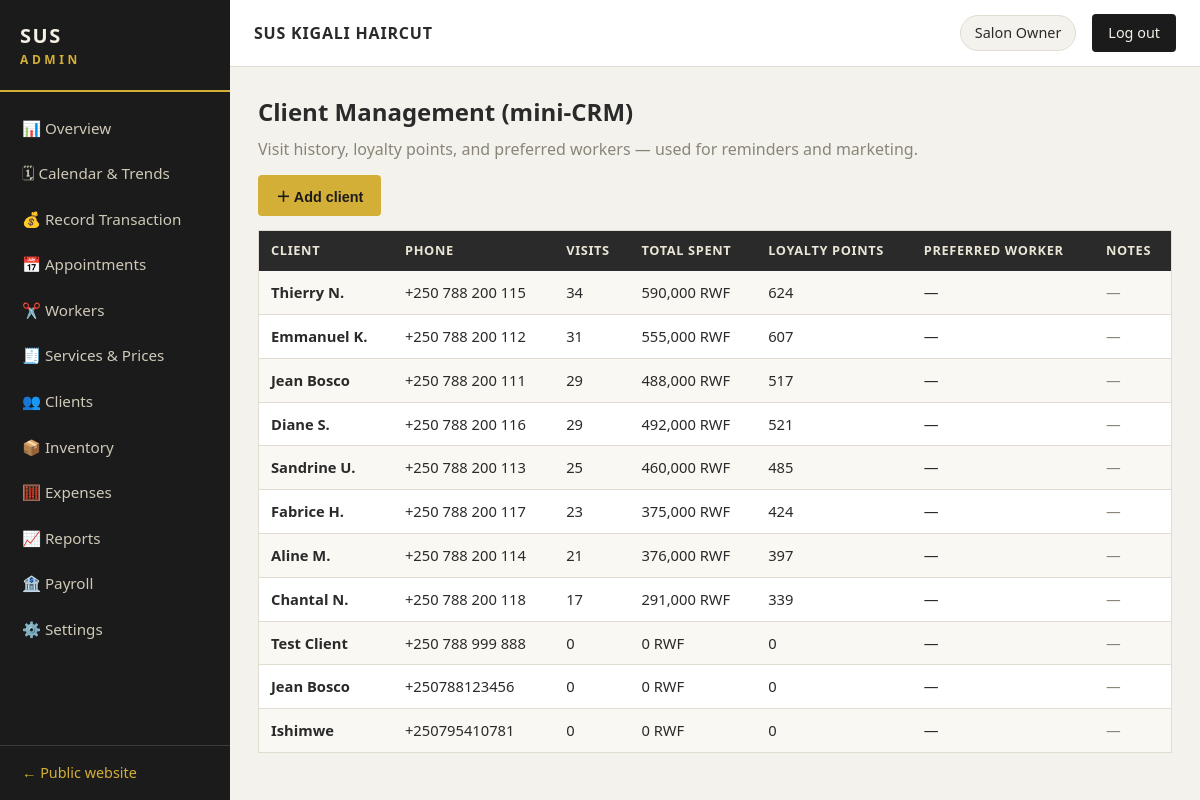
The app's page /admin/clients (signed in) with its own data.
### sus/models.py (models this page shows, shortened)
class Setting(db.Model):
    __tablename__ = "settings"
    key = db.Column(db.String(60), primary_key=True)
    value = db.Column(db.String(255), nullable=False)
    @staticmethod
    def get(key, default=None):
        s = Setting.query.get(key)
        return s.value if s else default

class User(db.Model):
    __tablename__ = "users"
    id = db.Column(db.Integer, primary_key=True)
    name = db.Column(db.String(120), nullable=False)
    phone = db.Column(db.String(30))
    email = db.Column(db.String(120), unique=True)
    role = db.Column(db.String(20), nullable=False, default="worker")  # super_admin / manager / worker
    password_hash = db.Column(db.String(255), nullable=False)
    status = db.Column(db.String(20), nullable=False, default="active")
    worker = db.relationship("Worker", backref="user", uselist=False)

class Client(db.Model):
    __tablename__ = "clients"
    id = db.Column(db.Integer, primary_key=True)
    name = db.Column(db.String(120), nullable=False)
    phone = db.Column(db.String(30), nullable=False)
    email = db.Column(db.String(120))
    preferred_worker_id = db.Column(db.Integer, db.ForeignKey("workers.id"))
    visit_count = db.Column(db.Integer, nullable=False, default=0)
    total_spent = db.Column(db.Integer, nullable=False, default=0)
    loyalty_points = db.Column(db.Integer, nullable=False, default=0)
    notes = db.Column(db.String(255))
    created_at = db.Column(db.DateTime, default=datetime.utcnow)

### sus/admin.py (the view)
@admin_bp.route("/clients")
@role_required("super_admin", "manager")
def clients():
    q = Client.query.order_by(Client.visit_count.desc()).limit(300).all()
    return render_template("admin/clients.html", clients=q,
                           workers=Worker.query.filter_by(status="active").all())

### sus/__init__.py (called while the page is built)
def create_app(config_class=Config):
    app = Flask(__name__)
    app.config.from_object(config_class)
    db.init_app(app)
    from .public import public_bp
    from .admin import admin_bp
    from .api import api_bp
    app.register_blueprint(public_bp)
    app.register_blueprint(admin_bp)
    app.register_blueprint(api_bp)
    @app.template_filter("rwf")
    def rwf(value):
        try:
            return f"{int(value):,} RWF"
        except (TypeError, ValueError):
            return value
    @app.context_processor
    def inject_user():
        from .auth import current_user
        u = current_user()
        return {"current_user_name": u.name if u else ""}
    return app

### sus/auth.py (called while the page is built)
def current_user():
    uid = session.get("user_id")
    return User.query.get(uid) if uid else None

def role_required(*roles):
    def decorator(f):
        @wraps(f)
        def wrapper(*args, **kwargs):
            u = current_user()
            if not u:
                return redirect(url_for("admin.login", next=request.path))
            if u.role not in roles:
                return "Forbidden — you do not have permission to view this page.", 403
            return f(*args, **kwargs)
        return wrapper
    return decorator

### sus/public.py (called while the page is built)
def shop():
    return {
        "name": Setting.get("shop_name", "SUS KIGALI HAIRCUT"),
        "tagline": Setting.get("tagline", ""),
        "phone": Setting.get("phone", ""),
        "whatsapp": Setting.get("whatsapp", ""),
        "address": Setting.get("address", ""),
        "hours": Setting.get("hours", ""),
    }

@public_bp.app_context_processor
def inject_shop():
    return {"shop": shop()}

### sus/templates/admin/clients.html (shortened to what this page needs)
{% extends "admin/base_admin.html" %}
{% block content %}
<h1>Client Management (mini-CRM)</h1>
<p class="muted">Visit history, loyalty points, and preferred workers — used for reminders and marketing.</p>
<div class="toolbar">
  <button class="btn-gold" onclick="toggleForm('client-form')">＋ Add client</button>
</div>
<table>
  <tr><th>Client</th><th>Phone</th><th>Visits</th><th>Total spent</th>
      <th>Loyalty points</th><th>Preferred worker</th><th>Notes</th></tr>
  {% for c in clients %}
  <tr>
    <td><strong>{{ c.name }}</strong></td>
    <td>{{ c.phone }}</td>
    <td>{{ c.visit_count }}</td>
    <td>{{ c.total_spent|rwf }}</td>
    <td>{{ c.loyalty_points }}</td>
    <td>{{ c.preferred_worker.full_name if c.preferred_worker else '—' }}</td>
    <td class="muted">{{ c.notes or '—' }}</td>
  </tr>
  {% else %}<tr><td colspan="7">No clients yet.</td></tr>{% endfor %}
</table>
{% endblock %}

### sus/templates/admin/base_admin.html (shortened to what this page needs)
<!DOCTYPE html>
<html lang="en">
<head>
  <link rel="stylesheet" href="{{ url_for('static', filename='css/admin.css') }}">
</head>
<body class="admin-body">
  <aside class="sidebar" id="sidebar">
    <div class="sidebar-brand">SUS <span>ADMIN</span></div>
    <nav>
      {% set role = session.get('role') %}
      {% if role == 'super_admin' or role == 'manager' %}
      <a href="{{ url_for('admin.overview') }}">📊 Overview</a>
      <a href="{{ url_for('admin.calendar_view') }}">🗓 Calendar & Trends</a>
      <a href="{{ url_for('admin.transactions') }}">💰 Record Transaction</a>
      <a href="{{ url_for('admin.appointments') }}">📅 Appointments</a>
      <a href="{{ url_for('admin.workers') }}">✂️ Workers</a>
      <a href="{{ url_for('admin.services') }}">🧾 Services & Prices</a>
      <a href="{{ url_for('admin.clients') }}">👥 Clients</a>
      <a href="{{ url_for('admin.inventory') }}">📦 Inventory</a>
      <a href="{{ url_for('admin.expenses') }}">🧮 Expenses</a>
      <a href="{{ url_for('admin.reports') }}">📈 Reports</a>
      {% endif %}
      {% if role == 'super_admin' %}
      <a href="{{ url_for('admin.payroll') }}">🏦 Payroll</a>
      <a href="{{ url_for('admin.settings') }}">⚙️ Settings</a>
      {% endif %}
    </nav>
    <a class="sidebar-bottom" href="{{ url_for('public.home') }}">← Public website</a>
  </aside>
  <div class="admin-main">
    <header class="admin-topbar">
      <span class="shop-name">{{ shop.name if shop else 'SUS KIGALI HAIRCUT' }}</span>
      <span class="user-chip">{{ current_user_name }}</span>
      <a class="btn-logout" href="{{ url_for('admin.logout') }}">Log out</a>
    </header>
    <div class="admin-content">
      {% block content %}{% endblock %}
    </div>
  </div>
</body>
</html>

### sus/static/css/admin.css (style rules this page uses)
:root { --dark: #1b1b1b; --dark2: #2a2a2a; --gold: #d4af37; --gold-soft: #e8c96a; --bg: #f4f2ec; --panel: #ffffff; --ink: #2a2a2a; --muted: #8a8578; --line: #e0dccf; --green: #2e7d32; --red: #b3261e; --amber: #b58100; }
* { margin: 0; padding: 0; box-sizing: border-box; }
body.admin-body { font-family: "Segoe UI", Arial, sans-serif; background: var(--bg); color: var(--ink); line-height: 1.55; }
.sidebar { position: fixed; top: 0; bottom: 0; left: 0; width: 230px; background: var(--dark); overflow-y: auto; z-index: 50; display: flex; flex-direction: column; }
.sidebar-brand { padding: 20px; font-size: 1.25rem; font-weight: bold; letter-spacing: .08em; color: var(--cream, #f5f0e6); border-bottom: 2px solid var(--gold); }
.sidebar-brand span { color: var(--gold); font-size: .75rem; letter-spacing: .3em; display: block; }
.sidebar nav { display: flex; flex-direction: column; padding: 14px 0; flex: 1; }
.sidebar nav a { padding: 11px 22px; color: #cfc9b8; font-size: .95rem; text-decoration: none; }
.sidebar-bottom { padding: 16px 22px; color: var(--gold); border-top: 1px solid #3a3a3a; text-decoration: none; font-size: .9rem; }
.admin-main { margin-left: 230px; min-height: 100vh; display: flex; flex-direction: column; }
.admin-topbar { display: flex; align-items: center; gap: 16px; padding: 14px 24px; background: var(--panel); border-bottom: 1px solid var(--line); position: sticky; top: 0; z-index: 40; }
.admin-topbar .shop-name { font-weight: bold; letter-spacing: .05em; }
.user-chip { background: var(--bg); border: 1px solid var(--line); padding: 6px 14px; border-radius: 999px; font-size: .9rem; }
.btn-logout { background: var(--dark); color: var(--cream, #f5f0e6); padding: 8px 16px; text-decoration: none; font-size: .9rem; border-radius: 4px; }
.admin-content { padding: 26px 28px; max-width: 1200px; width: 100%; }
.admin-content h1 { font-size: 1.5rem; margin-bottom: 6px; }
table { width: 100%; border-collapse: collapse; background: var(--panel); border: 1px solid var(--line); margin: 12px 0 24px; font-size: .92rem; }
th { text-align: left; background: var(--dark2); color: #eae5d5; padding: 10px 12px; font-size: .8rem; text-transform: uppercase; letter-spacing: .05em; }
td { padding: 10px 12px; border-bottom: 1px solid var(--line); vertical-align: middle; }
tr:nth-child(even) td { background: #faf8f2; }
.toolbar { display: flex; gap: 14px; align-items: center; margin: 14px 0; flex-wrap: wrap; }
button, .btn-gold { background: var(--gold); color: var(--dark); border: none; padding: 10px 18px; font-weight: bold; font-size: .9rem; cursor: pointer; border-radius: 4px; text-decoration: none; display: inline-block; }
a { color: var(--dark2); }
.muted { color: var(--muted); }

### records on screen
Setting: value "SUS KIGALI HAIRCUT"
User: name "Salon Owner"
Client: name "Thierry N.", phone "+250 788 200 115", visit_count "34", total_spent|rwf "590,000 RWF", loyalty_points "624", preferred_worker "—", notes "—"
Client: name "Emmanuel K.", phone "+250 788 200 112", visit_count "31", total_spent|rwf "555,000 RWF", loyalty_points "607", preferred_worker "—", notes "—"
Client: name "Jean Bosco", phone "+250 788 200 111", visit_count "29", total_spent|rwf "488,000 RWF", loyalty_points "517", preferred_worker "—", notes "—"
Client: name "Diane S.", phone "+250 788 200 116", visit_count "29", total_spent|rwf "492,000 RWF", loyalty_points "521", preferred_worker "—", notes "—"
Client: name "Sandrine U.", phone "+250 788 200 113", visit_count "25", total_spent|rwf "460,000 RWF", loyalty_points "485", preferred_worker "—", notes "—"
Client: name "Fabrice H.", phone "+250 788 200 117", visit_count "23", total_spent|rwf "375,000 RWF", loyalty_points "424", preferred_worker "—", notes "—"
Client: name "Aline M.", phone "+250 788 200 114", visit_count "21", total_spent|rwf "376,000 RWF", loyalty_points "397", preferred_worker "—", notes "—"
Client: name "Chantal N.", phone "+250 788 200 118", visit_count "17", total_spent|rwf "291,000 RWF", loyalty_points "339", preferred_worker "—", notes "—"
Client: name "Test Client", phone "+250 788 999 888", visit_count "0", total_spent|rwf "0 RWF", loyalty_points "0", preferred_worker "—", notes "—"
Client: name "Jean Bosco", phone "+250788123456", visit_count "0", total_spent|rwf "0 RWF", loyalty_points "0", preferred_worker "—", notes "—"
Client: name "Ishimwe", phone "+250795410781", visit_count "0", total_spent|rwf "0 RWF", loyalty_points "0", preferred_worker "—", notes "—"
